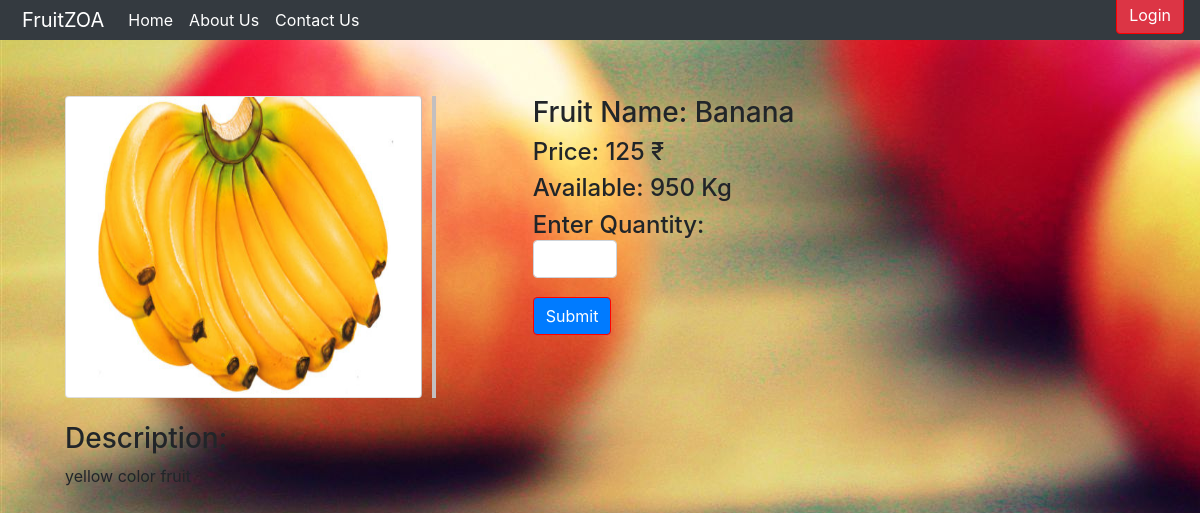
The page /buynow.php?link=1 on the database as committed earlier.
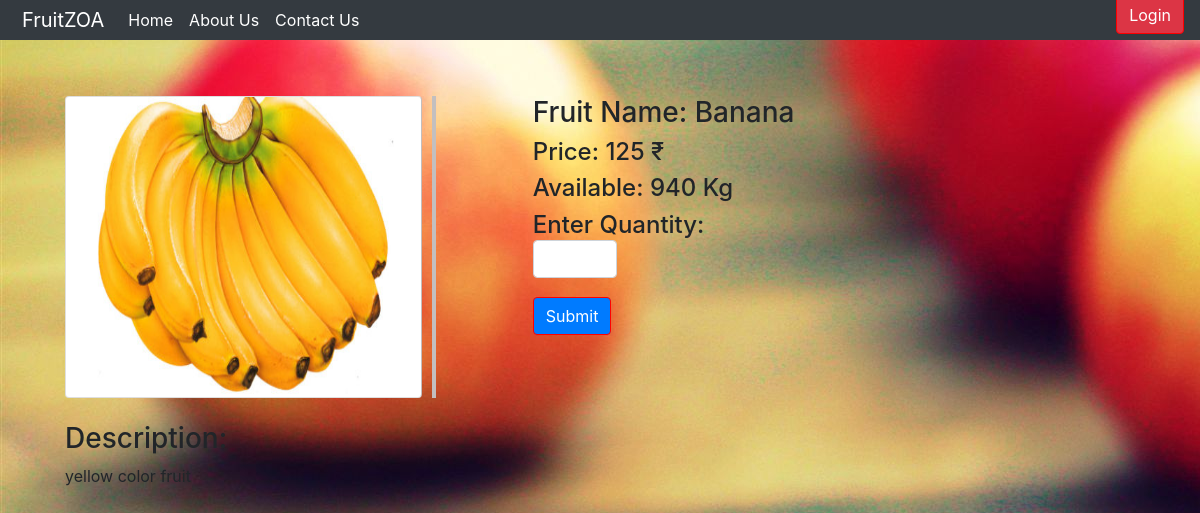
The same page on the database as committed later.
### tables this page shows
CREATE TABLE `fruitdata` (
  `id` int(15) NOT NULL,
  `Name` varchar(50) NOT NULL,
  `Discription` varchar(300) NOT NULL,
  `ImgURl` varchar(100) NOT NULL,
  `Quantity` int(11) NOT NULL,
  `Price` int(6) NOT NULL,
  `pur_price` int(6) NOT NULL,
  `sold_items` int(10) NOT NULL,
  `profit` int(10) NOT NULL
);

### buynow.php (the view, shortened to what this page needs)
<?php
include("navbar.php");
?>
<!DOCTYPE html>
<html>
<head>
</head>
<body>
	<br><br><br><br>
	<?php
	$ids = $_SESSION['iduser'];
	$id = $_GET['link'];
		?><script>
		<?php
	$query = "SELECT * FROM fruitdata WHERE id = '$id'";
	$sql = mysqli_query( $link, $query );
	$row = mysqli_fetch_array( $sql );
		?>
	<div class="container-fluid row col-md-11">
		<div class="card col-md-4"> <img class="card-img-top" id="image" src="<?php echo $row[3]?>" alt="Card image cap">
	</div>
	<div class="line"></div>
	<div class="container col-md-6">
		<h3>Fruit Name: <?php echo $row[1]; echo $ids?> </h3>
		<h4>Price: <?php echo $row[5];?> ₹ </h4>
		<h4 id="qty">Available: <?php echo $row[4]; ?> Kg </h4>
		<form action="" method="post">
			<h4>Enter Quantity:<input type="number" onkeypress="myFunction()" id="qty" name="quantity" class="form-control col-md-2" required>
			<br>
			<input type="submit" class="btn btn-primary" onclick="data()">
		</form>
		</div>
	</div>
	<br>
	<div class="container-fluid col-md-11">
	<H3>Description:</H3>
	<p><?php echo $row[2];?></p>
	</div>
	</body>
</html>

Rows that differ between the two databases and show on the page:
changed fruitdata "Banana": Quantity "950" → "940"
